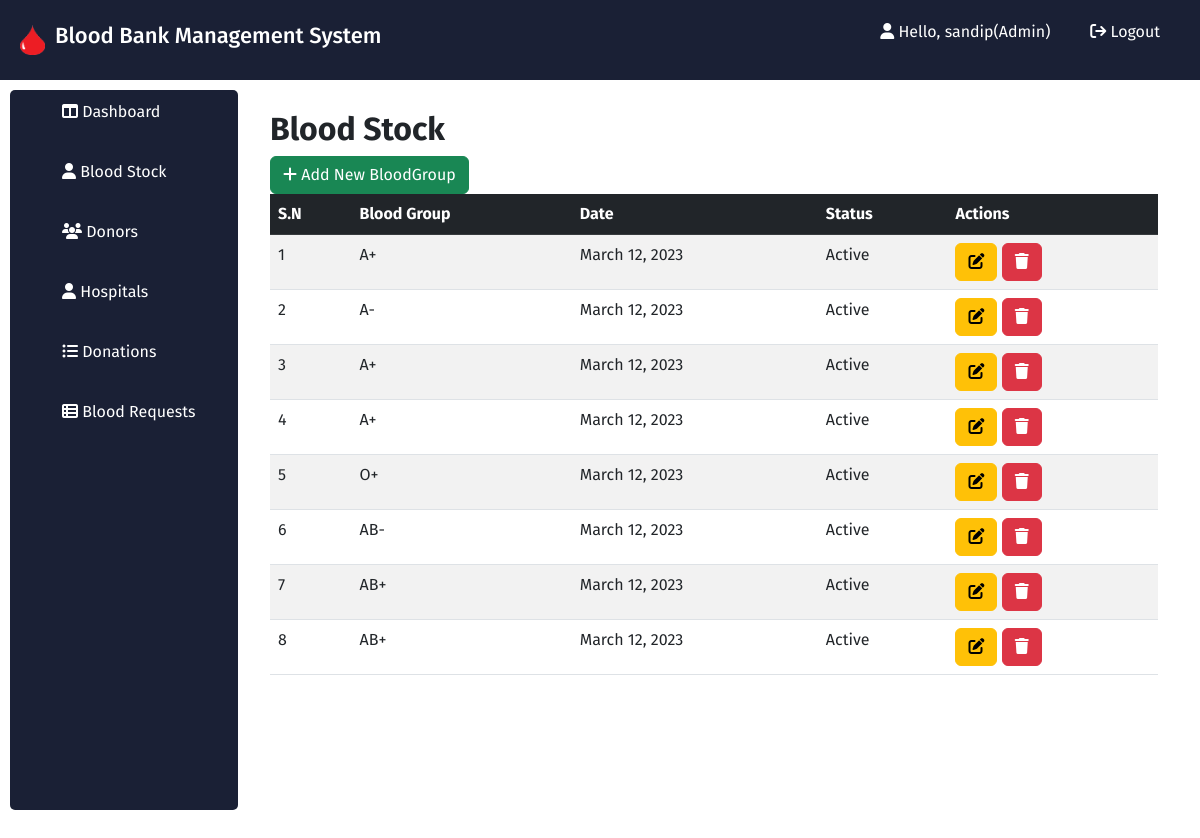
/bloodstock/ (signed in), run on the app's committed database.
### blood/models.py (models this page shows, shortened)
class Stock(models.Model):
    bloodgroup=models.CharField(max_length=3,)
    date=models.DateField(auto_now_add=True, blank=True, null=True)
    @property
    def isActive(self):
        current_date = date.today()
        diff = current_date - self.date
        day = diff.days
        if day > 30:
            return False
        else:
            return True

### blood/views.py (the view)
# urls.py: path('bloodstock/', blood_stock_view,name='blood-stock'),
def blood_stock_view(request):
    form=BloodForm()
    dict={
        'bloods': Stock.objects.all(),
        'form':form
    }
    return render(request,'admin/blood_stock.html',context=dict)

### templates/admin/blood_stock.html (shortened to what this page needs)
{% extends 'admin/admin_base.html' %}
{% block content %}
    <div class="container">
		<div class="table-title">
			<h2><b>Blood Stock</b></h2>
			<a href="#addBloodGroupModal" class="btn btn-success" data-bs-toggle="modal"><i class="fa fa-plus"></i> <span>Add New BloodGroup</span></a>
		</div>
            <table class="table table-striped table-hover">
                <thead class="table-dark">
                    <tr>
                        <th>S.N</th>
                        <th>Blood Group</th>
						<th>Date</th>
                        <th>Status</th>
                        <th>Actions</th>
                    </tr>
                </thead>
                <tbody>
                    {% for blood in bloods %}
                    <tr>
                        <td>{{forloop.counter}}</td>
                        <td>{{blood.bloodgroup}}</td>
						<td>{{blood.date}}</td>
						{% if blood.isActive  %}
                        <td>Active</td>
						{% else %}
						<td>Expired</td>
						{% endif %}
                        <td>
                            <a href="#editBloodGroupModal-{{forloop.counter}}" class="btn btn-warning" data-bs-toggle="modal"><i class="fa fa-edit" data-bs-toggle="tooltip" title="Edit"></i></a>
                            <a href="#deleteBloodGroupModal-{{forloop.counter}}" class="btn btn-danger" data-bs-toggle="modal"><i class="fa fa-trash" data-bs-toggle="tooltip" title="Delete"></i></a>
                        </td>
                    </tr>
                    {% endfor %}
                </tbody>
            </table>
        </div>
    </div>
{% endblock %}

### templates/admin/admin_base.html (shortened to what this page needs)
<!DOCTYPE html>
<html lang="en">
<head>
    {% load static %}
    <link rel="stylesheet" href="{% static 'css/style.css' %}">
    <link rel="stylesheet" href="https://cdnjs.cloudflare.com/ajax/libs/font-awesome/6.3.0/css/all.min.css" />
    <link href="https://cdn.jsdelivr.net/npm/bootstrap@5.3.0-alpha1/dist/css/bootstrap.min.css" rel="stylesheet">
</head>
<body>
    <div class="header">
        <div class="logo">
            <img src="/static/images/blood.png" alt="#">
            <h1>Blood Bank Management System</h1>
        </div>
        <ul class="links">
            <li><a href="#"> <i class="fa fa-user"></i> Hello, {{request.user}}(Admin) </a></li>
            <li><a href="{% url 'logout' %}"><i class="fa fa-sign-out" aria-hidden="true"></i> Logout</a></li>
        </ul>
    </div>
    <div class="content">
        <div class="content-left">
            <ul><li><a href="{% url 'admin-dashboard' %}"><i class="fa fa-table-columns"></i> Dashboard</a></li></ul>
            <ul><li><a href="{% url 'blood-stock' %}"><i class="fa fa-user"></i> Blood Stock</a></li></ul>
            <ul><li><a href="{% url 'donors' %}"><i class="fa fa-users"></i> Donors</a></li></ul>
            <ul><li><a href="#"><i class="fa fa-user"></i> Hospitals</a></li></ul>
            <ul><li><a href="#"><i class="fa fa-list-ul"></i></i> Donations</a></li></ul>
            <ul><li><a href="#"><i class="fa fa-table-list"></i> Blood Requests</a></li></ul>
        </div>
        <div class="content-right">
            {% block content %}
            {% endblock content %}
        </div>
</body>
</html>

### static/css/style.css (style rules this page uses)
:root { --red: #D1270A; --dark: #1A2035; }
* { font-family: 'Fira Sans', sans-serif; margin: 0; padding: 0; box-sizing: border-box; }
body { background-color: #f5f5f5; }
.btn { padding: 10px; background-color: lightgreen; font-size: 18px; }
a { text-decoration: none; }
.header { background-color: var(--dark); display: flex; padding: 20px; align-items: center; justify-content: space-between; }
.header .logo { display: flex; gap: 10px; align-items: center; }
.header .logo img { width: 25px; height: 30px; }
.header .logo h1 { color: white; font-size: 22px; }
.links { display: flex; align-items: center; list-style-type: none; }
.links li { padding: 0px 20px; }
.links li a { text-decoration: none; color: white; }
.content { height: 100vh; padding: 10px; display: flex; }
.content-left { height: 90vh; background-color: var(--dark); flex: 2; border-radius: 5px; }
.content-left ul { list-style-type: none; }
.content-left ul li { padding: 10px; }
.content-left ul li a { text-decoration: none; color: white; padding: 10px; }
.content-right { flex: 8; padding: 20px; }

### data on the page
Stock: bloodgroup "A+", date "March 12, 2023", shows "Active"
Stock: bloodgroup "A-", date "March 12, 2023", shows "Active"
Stock: bloodgroup "A+", date "March 12, 2023", shows "Active"
Stock: bloodgroup "A+", date "March 12, 2023", shows "Active"
Stock: bloodgroup "O+", date "March 12, 2023", shows "Active"
Stock: bloodgroup "AB-", date "March 12, 2023", shows "Active"
Stock: bloodgroup "AB+", date "March 12, 2023", shows "Active"
Stock: bloodgroup "AB+", date "March 12, 2023", shows "Active"

### other printed values
{{ request.user }} "sandip"
